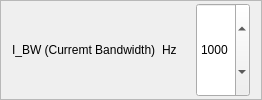
                        <widget class="QFrame" name="frame_41">
                         <property name="sizePolicy">
                          <sizepolicy hsizetype="Preferred" vsizetype="Preferred">
                           <horstretch>1</horstretch>
                           <verstretch>0</verstretch>
                          </sizepolicy>
                         </property>
                         <property name="frameShape">
                          <enum>QFrame::StyledPanel</enum>
                         </property>
                         <property name="frameShadow">
                          <enum>QFrame::Raised</enum>
                         </property>
                         <layout class="QHBoxLayout" name="horizontalLayout_22">
                          <property name="topMargin">
                           <number>2</number>
                          </property>
                          <property name="bottomMargin">
                           <number>2</number>
                          </property>
                          <item>
                           <widget class="QLabel" name="label_16">
                            <property name="sizePolicy">
                             <sizepolicy hsizetype="Preferred" vsizetype="Preferred">
                              <horstretch>4</horstretch>
                              <verstretch>0</verstretch>
                             </sizepolicy>
                            </property>
                            <property name="text">
                             <string>I_BW (Curremt Bandwidth)</string>
                            </property>
                           </widget>
                          </item>
                          <item>
                           <widget class="QLabel" name="label_37">
                            <property name="sizePolicy">
                             <sizepolicy hsizetype="Preferred" vsizetype="Preferred">
                              <horstretch>1</horstretch>
                              <verstretch>0</verstretch>
                             </sizepolicy>
                            </property>
                            <property name="text">
                             <string>Hz</string>
                            </property>
                           </widget>
                          </item>
                          <item>
                           <widget class="QLabel" name="label_i_bw">
                            <property name="sizePolicy">
                             <sizepolicy hsizetype="Preferred" vsizetype="Preferred">
                              <horstretch>1</horstretch>
                              <verstretch>0</verstretch>
                             </sizepolicy>
                            </property>
                            <property name="text">
                             <string/>
                            </property>
                           </widget>
                          </item>
                          <item>
                           <widget class="QDoubleSpinBox" name="spin_i_bw">
                            <property name="sizePolicy">
                             <sizepolicy hsizetype="Minimum" vsizetype="Minimum">
                              <horstretch>1</horstretch>
                              <verstretch>0</verstretch>
                             </sizepolicy>
                            </property>
                            <property name="decimals">
                             <number>0</number>
                            </property>
                            <property name="minimum">
                             <double>100.000000000000000</double>
                            </property>
                            <property name="maximum">
                             <double>2000.000000000000000</double>
                            </property>
                            <property name="value">
                             <double>1000.000000000000000</double>
                            </property>
                           </widget>
                          </item>
                         </layout>
                        </widget>
